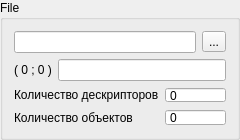
<?xml version="1.0" encoding="UTF-8"?>
<ui version="4.0">
 <class>FileWidget</class>
 <widget class="QGroupBox" name="FileWidget">
  <property name="geometry">
   <rect>
    <x>0</x>
    <y>0</y>
    <width>240</width>
    <height>140</height>
   </rect>
  </property>
  <property name="minimumSize">
   <size>
    <width>240</width>
    <height>140</height>
   </size>
  </property>
  <property name="windowTitle">
   <string>GroupBox</string>
  </property>
  <property name="autoFillBackground">
   <bool>true</bool>
  </property>
  <property name="title">
   <string>File</string>
  </property>
  <layout class="QVBoxLayout" name="verticalLayout">
   <item>
    <layout class="QHBoxLayout" name="file_H_lyt">
     <item>
      <widget class="QLineEdit" name="file_le"/>
     </item>
     <item>
      <widget class="QToolButton" name="file_btn">
       <property name="text">
        <string>...</string>
       </property>
      </widget>
     </item>
    </layout>
   </item>
   <item>
    <layout class="QHBoxLayout" name="fCfR_h_lyt">
     <item>
      <widget class="QLabel" name="fCfR_lbl">
       <property name="text">
        <string>( 0 ; 0 )</string>
       </property>
      </widget>
     </item>
     <item>
      <widget class="QLineEdit" name="fCfR_le">
       <property name="readOnly">
        <bool>true</bool>
       </property>
      </widget>
     </item>
    </layout>
   </item>
   <item>
    <layout class="QFormLayout" name="formLayout">
     <item row="0" column="0">
      <widget class="QLabel" name="descrCnt_lbl">
       <property name="text">
        <string>Количество дескрипторов</string>
       </property>
      </widget>
     </item>
     <item row="0" column="1">
      <widget class="QSpinBox" name="descrCnt_sb">
       <property name="readOnly">
        <bool>true</bool>
       </property>
       <property name="buttonSymbols">
        <enum>QAbstractSpinBox::NoButtons</enum>
       </property>
      </widget>
     </item>
     <item row="1" column="0">
      <widget class="QLabel" name="objctsCnt_lbl">
       <property name="text">
        <string>Количество объектов</string>
       </property>
      </widget>
     </item>
     <item row="1" column="1">
      <widget class="QSpinBox" name="objctsCnt_sb">
       <property name="readOnly">
        <bool>true</bool>
       </property>
       <property name="buttonSymbols">
        <enum>QAbstractSpinBox::NoButtons</enum>
       </property>
      </widget>
     </item>
    </layout>
   </item>
  </layout>
 </widget>
 <resources/>
 <connections/>
</ui>
